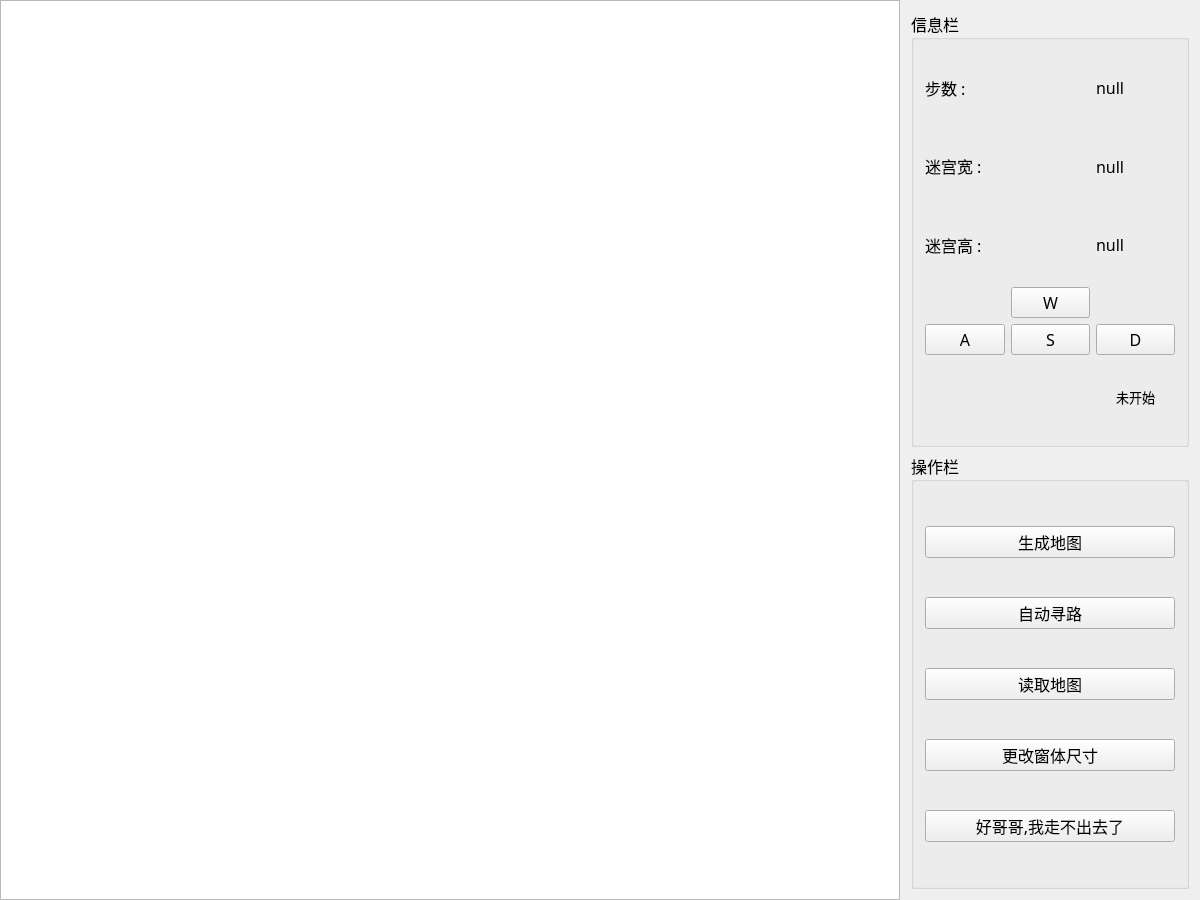
<?xml version="1.0" encoding="UTF-8"?>
<ui version="4.0">
 <class>MainWindow</class>
 <widget class="QMainWindow" name="MainWindow">
  <property name="windowModality">
   <enum>Qt::NonModal</enum>
  </property>
  <property name="geometry">
   <rect>
    <x>0</x>
    <y>0</y>
    <width>1200</width>
    <height>900</height>
   </rect>
  </property>
  <property name="sizePolicy">
   <sizepolicy hsizetype="Fixed" vsizetype="Fixed">
    <horstretch>0</horstretch>
    <verstretch>0</verstretch>
   </sizepolicy>
  </property>
  <property name="minimumSize">
   <size>
    <width>1200</width>
    <height>900</height>
   </size>
  </property>
  <property name="maximumSize">
   <size>
    <width>1200</width>
    <height>900</height>
   </size>
  </property>
  <property name="font">
   <font>
    <family>微软雅黑</family>
   </font>
  </property>
  <property name="mouseTracking">
   <bool>true</bool>
  </property>
  <property name="windowTitle">
   <string>Maze</string>
  </property>
  <property name="windowIcon">
   <iconset resource="img.qrc">
    <normaloff>:/icon/main.ico</normaloff>:/icon/main.ico</iconset>
  </property>
  <widget class="QWidget" name="centralWidget">
   <widget class="QWidget" name="widgetInformation" native="true">
    <property name="geometry">
     <rect>
      <x>900</x>
      <y>0</y>
      <width>300</width>
      <height>900</height>
     </rect>
    </property>
    <layout class="QGridLayout" name="gridLayout_3">
     <item row="0" column="0">
      <widget class="QGroupBox" name="groupBoxInformaition">
       <property name="font">
        <font>
         <family>微软雅黑</family>
         <pointsize>12</pointsize>
        </font>
       </property>
       <property name="title">
        <string>信息栏</string>
       </property>
       <layout class="QGridLayout" name="gridLayout_2">
        <item row="0" column="0" colspan="2">
         <widget class="QLabel" name="labelCountOfOperation">
          <property name="font">
           <font>
            <family>微软雅黑</family>
            <pointsize>12</pointsize>
           </font>
          </property>
          <property name="frameShape">
           <enum>QFrame::NoFrame</enum>
          </property>
          <property name="text">
           <string>步数 :</string>
          </property>
          <property name="textFormat">
           <enum>Qt::AutoText</enum>
          </property>
         </widget>
        </item>
        <item row="0" column="2">
         <widget class="QLabel" name="labelValueCount">
          <property name="font">
           <font>
            <family>微软雅黑</family>
            <pointsize>12</pointsize>
           </font>
          </property>
          <property name="frameShape">
           <enum>QFrame::NoFrame</enum>
          </property>
          <property name="text">
           <string>null</string>
          </property>
          <property name="textFormat">
           <enum>Qt::AutoText</enum>
          </property>
         </widget>
        </item>
        <item row="1" column="0" colspan="2">
         <widget class="QLabel" name="labelWidth">
          <property name="text">
           <string>迷宫宽 :</string>
          </property>
         </widget>
        </item>
        <item row="1" column="2">
         <widget class="QLabel" name="labelValueWidth">
          <property name="text">
           <string>null</string>
          </property>
         </widget>
        </item>
        <item row="2" column="0" colspan="2">
         <widget class="QLabel" name="labelHigh">
          <property name="text">
           <string>迷宫高 :</string>
          </property>
         </widget>
        </item>
        <item row="2" column="2">
         <widget class="QLabel" name="labelValueHigh">
          <property name="text">
           <string>null</string>
          </property>
         </widget>
        </item>
        <item row="3" column="1">
         <widget class="QPushButton" name="pushButtonUp">
          <property name="enabled">
           <bool>true</bool>
          </property>
          <property name="focusPolicy">
           <enum>Qt::NoFocus</enum>
          </property>
          <property name="text">
           <string>W</string>
          </property>
         </widget>
        </item>
        <item row="4" column="0">
         <widget class="QPushButton" name="pushButtonLeft">
          <property name="enabled">
           <bool>true</bool>
          </property>
          <property name="focusPolicy">
           <enum>Qt::NoFocus</enum>
          </property>
          <property name="text">
           <string>A</string>
          </property>
         </widget>
        </item>
        <item row="4" column="1">
         <widget class="QPushButton" name="pushButtonDown">
          <property name="enabled">
           <bool>true</bool>
          </property>
          <property name="focusPolicy">
           <enum>Qt::NoFocus</enum>
          </property>
          <property name="text">
           <string>S</string>
          </property>
         </widget>
        </item>
        <item row="4" column="2">
         <widget class="QPushButton" name="pushButtonRight">
          <property name="enabled">
           <bool>true</bool>
          </property>
          <property name="focusPolicy">
           <enum>Qt::NoFocus</enum>
          </property>
          <property name="text">
           <string>D</string>
          </property>
         </widget>
        </item>
        <item row="5" column="2">
         <widget class="QLabel" name="labelStatusIsStart">
          <property name="font">
           <font>
            <pointsize>10</pointsize>
           </font>
          </property>
          <property name="text">
           <string>未开始</string>
          </property>
          <property name="alignment">
           <set>Qt::AlignCenter</set>
          </property>
         </widget>
        </item>
       </layout>
      </widget>
     </item>
     <item row="1" column="0">
      <widget class="QGroupBox" name="groupBoxOperation">
       <property name="font">
        <font>
         <family>微软雅黑</family>
         <pointsize>12</pointsize>
        </font>
       </property>
       <property name="title">
        <string>操作栏</string>
       </property>
       <layout class="QGridLayout" name="gridLayout">
        <item row="0" column="0">
         <widget class="QPushButton" name="pushButtonCreateMaze">
          <property name="enabled">
           <bool>true</bool>
          </property>
          <property name="focusPolicy">
           <enum>Qt::NoFocus</enum>
          </property>
          <property name="text">
           <string>生成地图</string>
          </property>
         </widget>
        </item>
        <item row="4" column="0">
         <widget class="QPushButton" name="pushButtonTest">
          <property name="focusPolicy">
           <enum>Qt::NoFocus</enum>
          </property>
          <property name="text">
           <string>好哥哥,我走不出去了</string>
          </property>
         </widget>
        </item>
        <item row="2" column="0">
         <widget class="QPushButton" name="pushButtonReadMap">
          <property name="text">
           <string>读取地图</string>
          </property>
         </widget>
        </item>
        <item row="1" column="0">
         <widget class="QPushButton" name="pushButtonPath">
          <property name="focusPolicy">
           <enum>Qt::NoFocus</enum>
          </property>
          <property name="text">
           <string>自动寻路</string>
          </property>
         </widget>
        </item>
        <item row="3" column="0">
         <widget class="QPushButton" name="pushButtonChangeFormSize">
          <property name="text">
           <string>更改窗体尺寸</string>
          </property>
         </widget>
        </item>
       </layout>
      </widget>
     </item>
    </layout>
   </widget>
   <widget class="QWidget" name="widgetGameForm" native="true">
    <property name="geometry">
     <rect>
      <x>0</x>
      <y>0</y>
      <width>900</width>
      <height>900</height>
     </rect>
    </property>
    <widget class="QTableWidget" name="tableWidgetGameForm">
     <property name="enabled">
      <bool>true</bool>
     </property>
     <property name="geometry">
      <rect>
       <x>0</x>
       <y>0</y>
       <width>900</width>
       <height>900</height>
      </rect>
     </property>
     <property name="focusPolicy">
      <enum>Qt::NoFocus</enum>
     </property>
     <property name="autoFillBackground">
      <bool>true</bool>
     </property>
     <property name="autoScroll">
      <bool>false</bool>
     </property>
    </widget>
    <widget class="QLabel" name="Player">
     <property name="geometry">
      <rect>
       <x>0</x>
       <y>0</y>
       <width>30</width>
       <height>30</height>
      </rect>
     </property>
     <property name="palette">
      <palette>
       <active>
        <colorrole role="WindowText">
         <brush brushstyle="SolidPattern">
          <color alpha="255">
           <red>255</red>
           <green>255</green>
           <blue>0</blue>
          </color>
         </brush>
        </colorrole>
        <colorrole role="Light">
         <brush brushstyle="SolidPattern">
          <color alpha="255">
           <red>255</red>
           <green>255</green>
           <blue>255</blue>
          </color>
         </brush>
        </colorrole>
       </active>
       <inactive>
        <colorrole role="WindowText">
         <brush brushstyle="SolidPattern">
          <color alpha="255">
           <red>255</red>
           <green>255</green>
           <blue>0</blue>
          </color>
         </brush>
        </colorrole>
        <colorrole role="Light">
         <brush brushstyle="SolidPattern">
          <color alpha="255">
           <red>255</red>
           <green>255</green>
           <blue>255</blue>
          </color>
         </brush>
        </colorrole>
       </inactive>
       <disabled>
        <colorrole role="WindowText">
         <brush brushstyle="SolidPattern">
          <color alpha="255">
           <red>120</red>
           <green>120</green>
           <blue>120</blue>
          </color>
         </brush>
        </colorrole>
        <colorrole role="Light">
         <brush brushstyle="SolidPattern">
          <color alpha="255">
           <red>255</red>
           <green>255</green>
           <blue>255</blue>
          </color>
         </brush>
        </colorrole>
       </disabled>
      </palette>
     </property>
     <property name="font">
      <font>
       <pointsize>18</pointsize>
       <weight>50</weight>
       <bold>false</bold>
      </font>
     </property>
     <property name="text">
      <string/>
     </property>
     <property name="pixmap">
      <pixmap resource="img.qrc">:/img/rabbit_front.png</pixmap>
     </property>
     <property name="scaledContents">
      <bool>true</bool>
     </property>
     <property name="alignment">
      <set>Qt::AlignCenter</set>
     </property>
     <property name="textInteractionFlags">
      <set>Qt::LinksAccessibleByMouse</set>
     </property>
    </widget>
   </widget>
  </widget>
 </widget>
 <layoutdefault spacing="6" margin="11"/>
 <resources>
  <include location="img.qrc"/>
 </resources>
 <connections/>
</ui>
